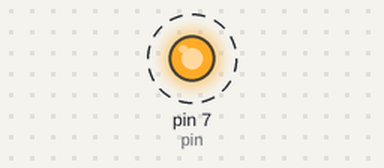
Recording of a sketch running on a simulated Arduino Uno, built with avr-gcc and run on an emulated ATmega328P. On the bench: output pins drawn as LEDs (lit = HIGH). Dashed ring = blinking.

Above: at 0.5 s.
Timing chart, 0 to 4.6 s (numbered marks = the images above):
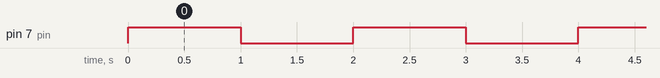

The sketch:

laser-hw493.ino
```cpp
#define pin 7 // D7

// LEFT    = OUTPUT
// MID     = VCC
// RIGHT   = GND

void setup() {
  Serial.begin(9600);
  pinMode(pin, OUTPUT);
  digitalWrite(pin, HIGH);
}

void loop() {
    digitalWrite(pin, HIGH);
    delay(1000);
    digitalWrite(pin, LOW);
    delay(1000);
}
```

Measured:
- by itself, pin 7 (pin): alternates HIGH for 1.0 s and LOW for 1.0 s
